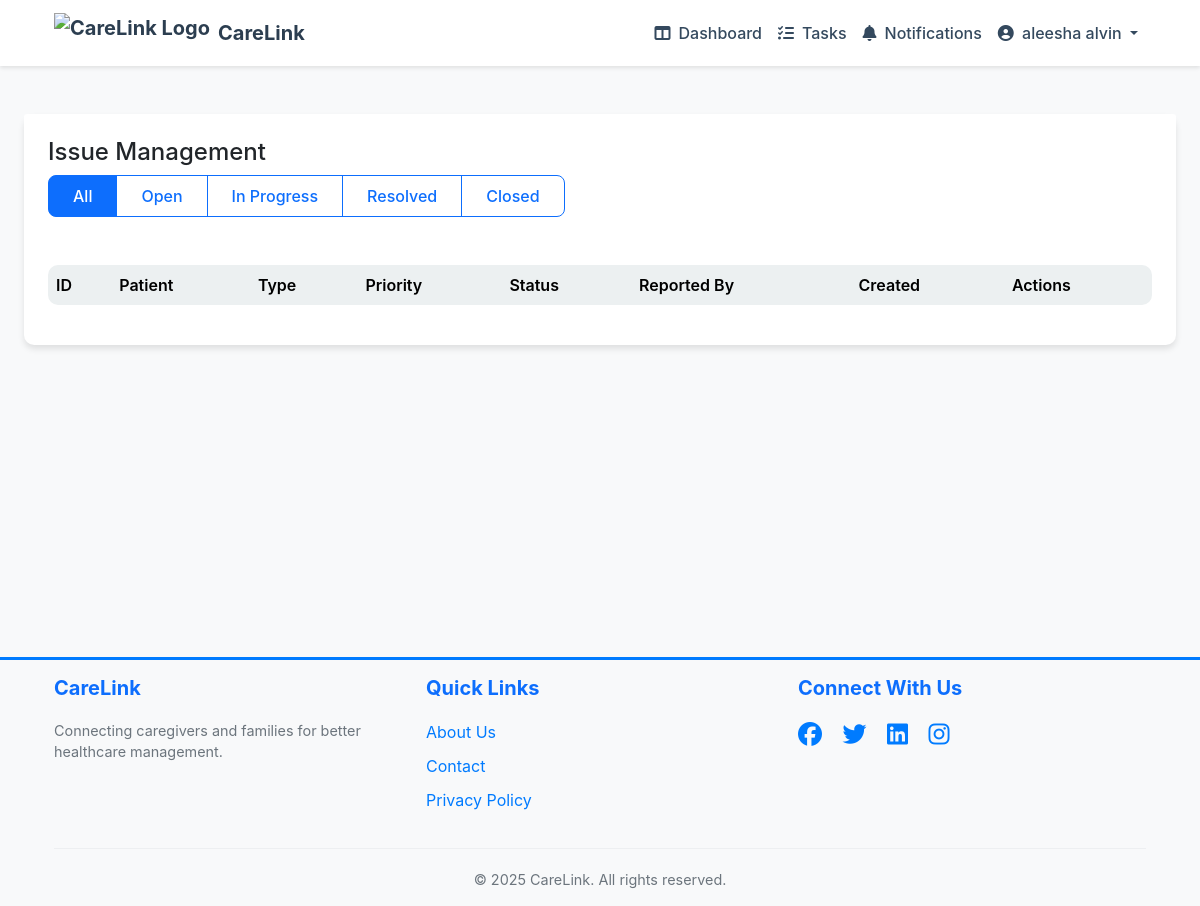
The app's page /carelink/issues/ (signed in), older data.
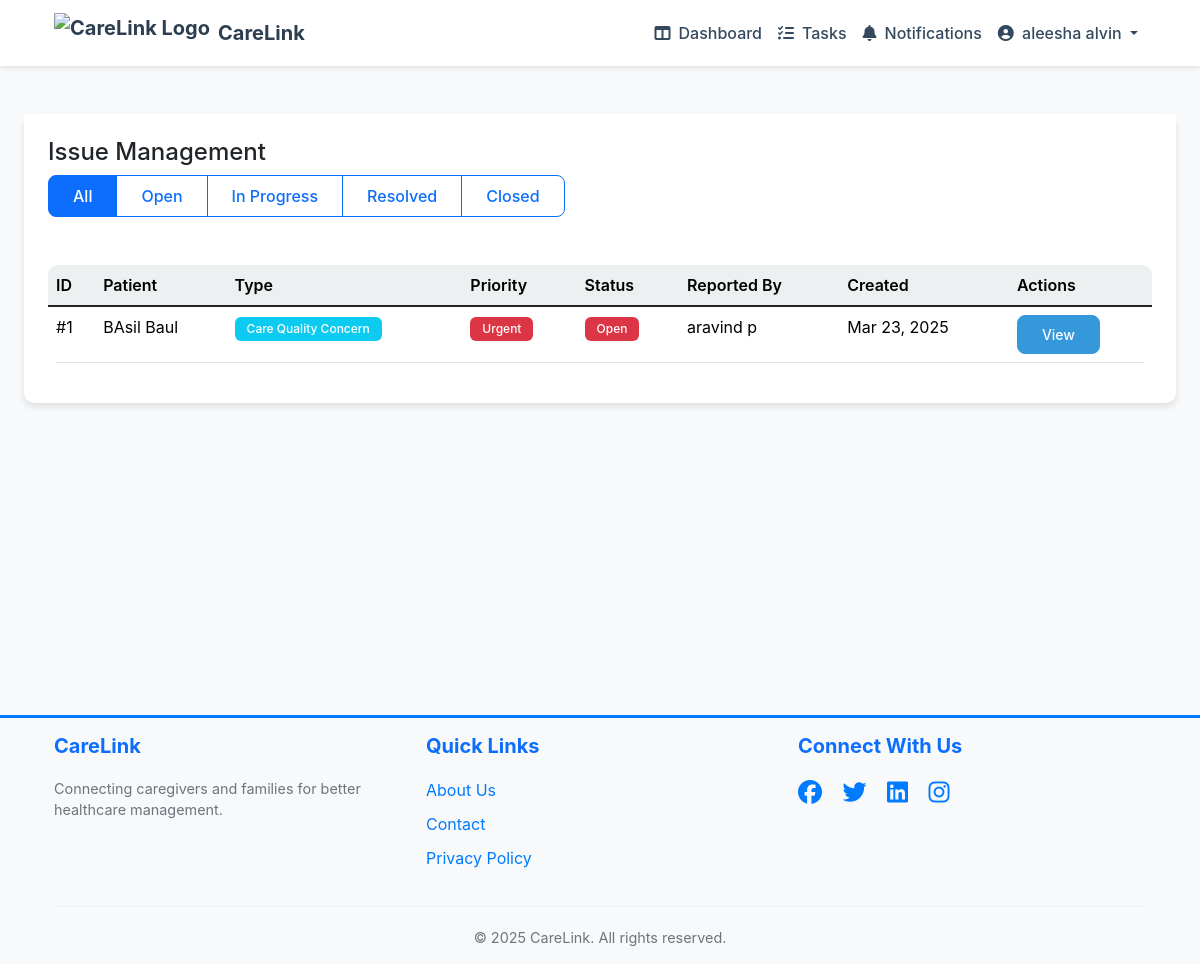
The same page, newer data.
### carelink/models.py (models this page shows, shortened)
class IssueReport(models.Model):
    ISSUE_TYPE_CHOICES = [
        ('CARE_QUALITY', 'Care Quality Concern'),
        ('COMMUNICATION', 'Communication Problem'),
        ('MEDICATION', 'Medication Issue'),
        ('SCHEDULING', 'Scheduling Problem'),
        ('OTHER', 'Other')
    ]
    PRIORITY_CHOICES = [
        ('LOW', 'Low'),
        ('MEDIUM', 'Medium'),
        ('HIGH', 'High'),
        ('URGENT', 'Urgent')
    ]
    STATUS_CHOICES = [
        ('OPEN', 'Open'),
        ('IN_PROGRESS', 'In Progress'),
        ('RESOLVED', 'Resolved'),
        ('CLOSED', 'Closed')
    ]
    patient = models.ForeignKey('Patient', on_delete=models.CASCADE, related_name='issue_reports')
    reported_by = models.ForeignKey('User', on_delete=models.CASCADE, related_name='reported_issues')
    issue_type = models.CharField(max_length=20, choices=ISSUE_TYPE_CHOICES)
    priority = models.CharField(max_length=10, choices=PRIORITY_CHOICES)
    description = models.TextField()
    status = models.CharField(max_length=15, choices=STATUS_CHOICES, default='OPEN')
    resolution_notes = models.TextField(blank=True)
    resolved_by = models.ForeignKey(
        'User',
        on_delete=models.SET_NULL,
        null=True,
        blank=True,
        related_name='resolved_issues'
    )
    created_at = models.DateTimeField(auto_now_add=True)
    updated_at = models.DateTimeField(auto_now=True)
    resolved_at = models.DateTimeField(null=True, blank=True)
    class Meta:
        ordering = ['-created_at']

class Patient(models.Model):
    first_name = models.CharField(max_length=100)
    last_name = models.CharField(max_length=100)
    date_of_birth = models.DateField()
    medical_condition = models.TextField()
    emergency_contact = models.CharField(max_length=15)
    address = models.TextField()
    family_members = models.ManyToManyField(
        User,
        related_name='patients',
        limit_choices_to={'user_type': 'FAMILY'}
    )
    assigned_caregiver = models.OneToOneField(
        User,
        on_delete=models.SET_NULL,
        null=True,
        related_name='assigned_patient',
        limit_choices_to={'user_type': 'CAREGIVER'}
    )
    created_at = models.DateTimeField(auto_now_add=True)
    updated_at = models.DateTimeField(auto_now=True)
    def get_full_name(self):
        return f"{self.first_name} {self.last_name}"

class User(AbstractUser):
    USER_TYPE_CHOICES = (
        ('ADMIN', 'Admin'),
        ('CAREGIVER', 'Caregiver'),
        ('FAMILY', 'Family Member')
    )
    user_type = models.CharField(max_length=10, choices=USER_TYPE_CHOICES)
    phone_number = models.CharField(max_length=15, blank=True)
    address = models.TextField(blank=True)
    profile_picture = models.ImageField(upload_to='profile_pics/', null=True, blank=True)
    family_members = models.ManyToManyField('self', blank=True, symmetrical=False, related_name='related_family_members')
    email_verified = models.BooleanField(default=True)  # Default to True for backward compatibility
    is_active = models.BooleanField(default=True)

### carelink/views.py (the view)
# urls.py: path('issues/', views.issue_management, name='issue_management'),
@login_required
def issue_management(request):
    if request.user.user_type == 'ADMIN':
        issues = IssueReport.objects.all()
    elif request.user.user_type == 'CAREGIVER':
        issues = IssueReport.objects.filter(patient__assigned_caregiver=request.user)
    else:
        return HttpResponseForbidden("Access denied")
    context = {'issues': issues.order_by('-created_at')}
    return render(request, 'carelink/issue_management.html', context)

### carelink/auth.py (called while the page is built)
    def get_user(self, user_id):
        UserModel = get_user_model()
        try:
            return UserModel.objects.get(pk=user_id)
        except UserModel.DoesNotExist:
            return None

### carelink/templates/carelink/issue_management.html (shortened to what the changed rows need)
{% extends 'carelink/base.html' %}
{% load static %}
{% block content %}
<div class="container-fluid py-4">
    <div class="row">
        <div class="col-12">
            <div class="card">
                <div class="card-body">
                    <div class="table-responsive">
                        <table class="table table-hover">
                            <thead>
                                <tr>
                                    <th>ID</th>
                                    <th>Patient</th>
                                    <th>Type</th>
                                    <th>Priority</th>
                                    <th>Status</th>
                                    <th>Reported By</th>
                                    <th>Created</th>
                                    <th>Actions</th>
                                </tr>
                            </thead>
                            <tbody>
                                {% for issue in issues %}
                                <tr class="issue-row" data-status="{{ issue.status }}">
                                    <td>#{{ issue.id }}</td>
                                    <td>{{ issue.patient.get_full_name }}</td>
                                    <td>
                                        <span class="badge bg-info">{{ issue.get_issue_type_display }}</span>
                                    </td>
                                    <td>
                                        {% if issue.priority == 'URGENT' %}
                                            <span class="badge bg-danger">Urgent</span>
                                        {% elif issue.priority == 'HIGH' %}
                                            <span class="badge bg-warning">High</span>
                                        {% elif issue.priority == 'MEDIUM' %}
                                            <span class="badge bg-primary">Medium</span>
                                        {% else %}
                                            <span class="badge bg-secondary">Low</span>
                                        {% endif %}
                                    </td>
                                    <td>
                                        {% if issue.status == 'OPEN' %}
                                            <span class="badge bg-danger">Open</span>
                                        {% elif issue.status == 'IN_PROGRESS' %}
                                            <span class="badge bg-warning">In Progress</span>
                                        {% elif issue.status == 'RESOLVED' %}
                                            <span class="badge bg-success">Resolved</span>
                                        {% else %}
                                            <span class="badge bg-secondary">Closed</span>
                                        {% endif %}
                                    </td>
                                    <td>{{ issue.reported_by.get_full_name }}</td>
                                    <td>{{ issue.created_at|date:"M d, Y" }}</td>
                                    <td>
                                        <button type="button" class="btn btn-sm btn-primary"
                                                onclick="viewIssue({{ issue.id }}); return false;"
                                                data-bs-toggle="modal"
                                                data-bs-target="#issueDetailModal">
                                            View
                                        </button>
                                    </td>
                                </tr>
                                {% endfor %}
                            </tbody>
                        </table>
                    </div>
                </div>
            </div>
        </div>
    </div>
</div>
{% endblock %}

Row changes from the older to the newer data that the page shows:
added IssueReport: id "1", patient.get_full_name "BAsil Baul", issue_type "Care Quality Concern", priority "Urgent", status "Open", reported_by.get_full_name "aravind p", created_at "Mar 23, 2025"
